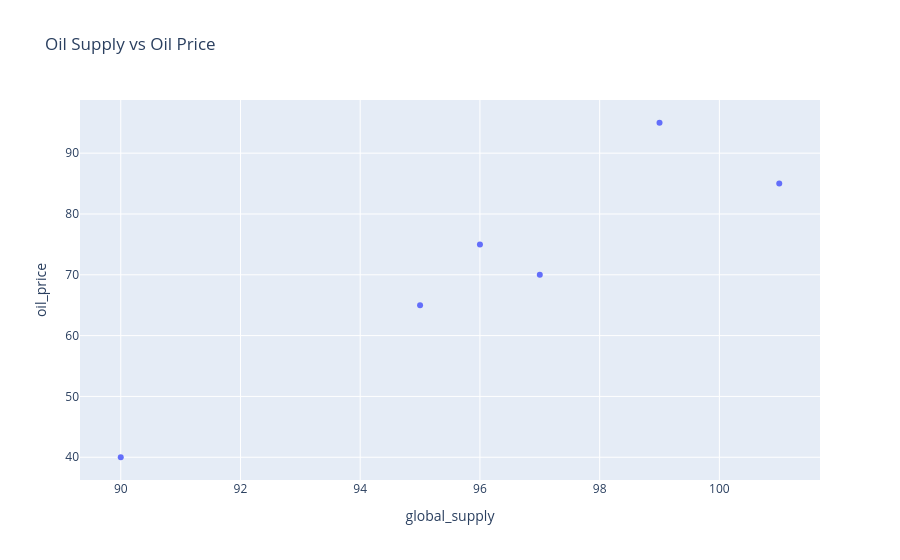

Notebook cell for this chart:
### Code cell
fig = px.scatter(
    oil_df,
    x='global_supply',
    y='oil_price',
    title='Oil Supply vs Oil Price'
)
fig.show()

### Figure 1 — Plotly figure (JSON) as saved in the notebook; plotly's stock layout.template omitted (floating-point values rounded to 4 significant figures)
{"data": [{"hovertemplate": "global_supply=%{x}<br>oil_price=%{y}<extra></extra>", "legendgroup": "", "marker": {"color": "#636efa", "symbol": "circle"}, "mode": "markers", "name": "", "orientation": "v", "showlegend": false, "type": "scatter", "x": [95, 97, 90, 96, 99, 101], "xaxis": "x", "y": [65, 70, 40, 75, 95, 85], "yaxis": "y"}], "layout": {"legend": {"tracegroupgap": 0}, "title": {"text": "Oil Supply vs Oil Price"}, "xaxis": {"anchor": "y", "domain": [0, 1], "title": {"text": "global_supply"}}, "yaxis": {"anchor": "x", "domain": [0, 1], "title": {"text": "oil_price"}}}}
